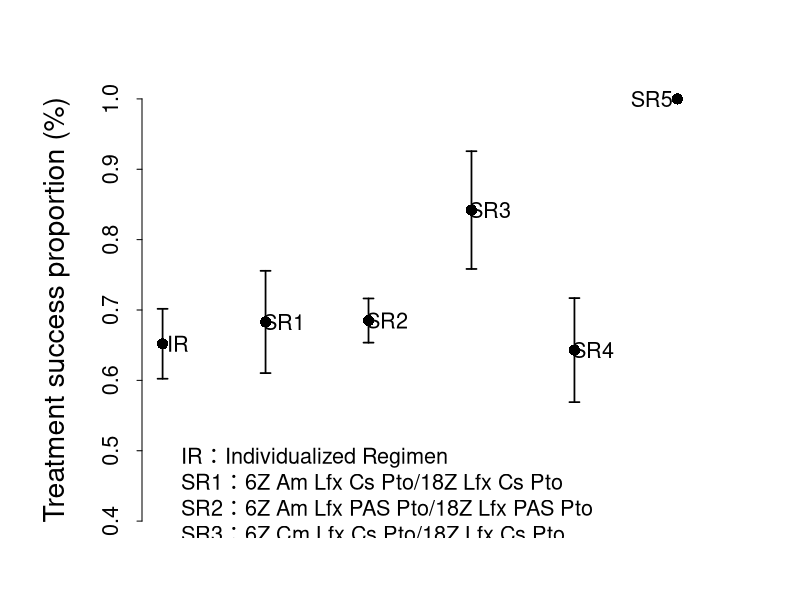

Here is the R script that generated this plot: (Note: this script raises an error after producing the figure.)

# percentage success -------------------------------------------------------
tiff(file="successful_regimen.tiff", width=11, height=10, units="in", compression="lzw", res=600)
par(tcl=-0.25,lwd=1.7, cex.axis=1.3)
par(pin=c(4,3),mar=c(3,7,4,5)+0.1,mgp=c(3.7,1,0))

se=c(0,0,0,0,0,0)
p=c(0.652,0.683,0.685,0.842,0.643,1.000)
n=c(92,41,219,19,42,2)
for (i in 1:6)
se[i]=sqrt(p[i]*(1-p[i])/n[i])
x=1:6
plot(x,p,
     ylim=c(0.4,1.0),pch=16,cex=1.5,xlab=NA,xaxt="n",bty="n",
     ylab="Treatment success proportion (%)",cex.lab=1.7)
text(1.15,0.652,"IR",cex=1.3)
text(2.18,0.683,"SR1",cex=1.3)
text(3.18,0.685,"SR2",cex=1.3)
text(4.18,0.842,"SR3",cex=1.3)
text(5.18,0.643,"SR4",cex=1.3)
text(5.75,1.000,"SR5",cex=1.3)
     # xaxt="n" # no x axis
     # bty="n"  # no 四周边框
regimenlable=c("IR", "SR1","SR2","SR3","SR4","SR5")
# 做标准差的线
arrows(x,p-se,x,p+se,length=0.05,angle=90,code=3)
legend(0.8,0.53,c("IR：Individualized Regimen", 
	"SR1：6Z Am Lfx Cs Pto/18Z Lfx Cs Pto",
    "SR2：6Z Am Lfx PAS Pto/18Z Lfx PAS Pto",
    "SR3：6Z Cm Lfx Cs Pto/18Z Lfx Cs Pto",
 	"SR4：6Z Cm Lfx PAS Pto/18Z Lfx Cs Pt",
	"SR5：12Cm Mfx PAS Cs Clr Amx/Clv /24Mfx PAS Cs Clr Amx/Clv"),
     bty="n",cex=1.3)
# axis(1,at=seq(1,6,1),label=regimenlable)  
dev.off()

# 总体生存曲线  KM-非参-------------------------------------------------------
# Days -----------------------------------------------------------------------
tiff(file="KM_total_days.tiff", width=11, height=10, units="in", compression="lzw", res=600)
par(tcl=-0.25,lwd=1.7, cex.axis=1.4)
par(pin=c(4,3),mar=c(6,6,3,3)+0.1,mgp=c(3.7,1,0))
mdr$SurvObj <- with(mdr, Surv(time, status==1))
fit=survfit(SurvObj~1,data=mdr)
plot(fit,lty=1,ylab="Cumulative survival function",conf.int = F,
     xlab="Survival Time (Days from MDR-TB treatment initiation to poor outcome)",
     mark.time=T,xlim=c(0, 1500), yaxs="r",lwd=1.7,cex.lab=1.6)
dev.off()
# Months -------------------------------------------------------------------
tiff(file="KM_total_months.tiff", width=11, height=10, units="in", compression="lzw", res=600)
par(tcl=-0.25,lwd=1.7, cex.axis=1.4)
par(pin=c(4,3),mar=c(6,6,3,3)+0.1,mgp=c(3.7,1,0))
mdr$SurvObj <- with(mdr, Surv(time, status==1))
fit=survfit(SurvObj~1,data=mdr)
plot(fit,lty=1,ylab="Cumulative survival function",conf.int = T,xscale=30.4375,
     xlab="Survival Time (Months from MDR-TB treatment initiation to poor outcome)",
     mark.time=T,xlim=c(0, 50), yaxs="r",lwd=1.7,cex.lab=1.6)
axis(side=1,at=seq(0,1500, 60.875),labels=F)
dev.off()

# regimenIS IR vs SR 生存曲线--------------------------------------------------
# 无差异 Days------------------------------------------------------------------
tiff(file="KM_regimenIS-days.tiff", width=11, height=10, units="in", compression="lzw", res=600)
par(tcl=-0.25,lwd=1.7, cex.axis=1.4)
par(pin=c(4,3),mar=c(6,6,3,3)+0.1,mgp=c(3.7,1,0))
mdr$SurvObj <- with(mdr, Surv(time, status==1))
fit=survfit(SurvObj~regimenIS,data=mdr)
plot(fit,col=c("blue3","firebrick3"),lty=1,ylab="Cumulative survival function",
     xlab="Survival Time (Days from MDR-TB treatment initiation to poor outcome)",
     mark.time=T,xlim=c(0, 1500), yaxs="r",lwd=1.7,cex.lab=1.6)
legend("topright",title="Regimen",c("Standardized","Individualized"),
       col=c("blue3","firebrick3"),lty=1,cex=1.5)
dev.off()
# Months --------------------------------------------------------------------
tiff(file="KM_regimenIS-months.tiff", width=11, height=10, units="in", compression="lzw", res=600)
par(tcl=-0.25,lwd=1.7, cex.axis=1.4)
par(pin=c(4,3),mar=c(6,6,3,3)+0.1,mgp=c(3.7,1,0))
mdr$SurvObj <- with(mdr, Surv(time, status==1))
fit=survfit(SurvObj~regimenIS,data=mdr)
plot(fit,col=c("blue3","firebrick3"),lty=1,ylab="Cumulative survival function",xscale=30.4375,
     xlab="Survival Time (Months from MDR-TB treatment initiation to poor outcome)",
     mark.time=T,xlim=c(0, 50), yaxs="r",lwd=1.7,cex.lab=1.6)
axis(side=1,at=seq(0,1500, 60.875),labels=F)
legend("topright",title="Regimen",c("Standardized","Individualized"),
       col=c("blue3","firebrick3"),lty=1,cex=1.5)
dev.off()

# 不同生存曲线间是否有差异，可通过survdiff进行比较----------------------------
survdiff(mdr$SurvObj~mdr$regimenIS) # p= 0.426
# fit
fit
# 生存时间比较
quantile(fit, probs=c(0.25, 0.5, 0.75), conf.int=FALSE)

# "MDR only","MDR_FL","MDR_SL","XDR" ----------------------------------------
# p= 0.00167 
tiff(file="KM_pattern4.tiff", width=11, height=10, units="in", compression="lzw", res=600)
par(tcl=-0.25,lwd=1.7, cex.axis=1.4)
par(pin=c(4,3),mar=c(6,6,3,3)+0.1,mgp=c(3.7,1,0))
# dataset p4
p4=subset(mdr,queshi=0)
levels(p4$pattern4)
p4$SurvObj <- with(p4, Surv(time, status==1))
fit=survfit(SurvObj~pattern4,data=p4)
plot(fit,col=c("blue3","firebrick3","darkgreen","black"),ylab="Cumulative survival function",xlab="Survival Time (Days from MDR-TB treatment initiation to death)",lwd=1.7,lty=1,mark.time=T,xlim=c(0, 1500),yaxs="r",cex.lab=1.6)
legend("topright",c("MDR only","MDR_FL","MDR_SL","XDR"),
       col=c("blue3","firebrick3","darkgreen","black"),lty=1,cex=1.5)
# 不同生存曲线间是否有差异，可通过survdiff进行比较
survdiff(p4$SurvObj~p4$pattern4) ##有差异
dev.off()

# "MDR_FL","MDR_SL","XDR" ---------------------------------------------------
# p= 0.000567
tiff(file="KM_pattern3_days.tiff", width=11, height=10, units="in", compression="lzw", res=600)
par(tcl=-0.25,lwd=1.7, cex.axis=1.3)
par(pin=c(4,3),mar=c(6,6,3,3)+0.1,mgp=c(3.7,1,0))
p3=mdr
p3=subset(mdr,queshi=0)
levels(p3$pattern3)
p3$SurvObj <- with(p3, Surv(time, status==1))
fit=survfit(SurvObj~pattern3,data=p3)
plot(fit,col=c("blue3","firebrick3","darkgreen","black"),lty=1,ylab="Cumulative survival function",xlab="Survival Days (Days from MDR-TB treatment initiation to death)",lwd=1.7,
     mark.time=T,xlim=c(0, 1500), yaxs="r",cex.lab=1.6)
legend("topright",c("MDR_FL","MDR_SL","XDR"),
       col=c("blue3","firebrick3","darkgreen","black"),lty=1,cex=1.5)
dev.off()
survdiff(p3$SurvObj~p3$pattern3) 
# Months ---------------------------------------------------------------------
tiff(file="KM_pattern3_months.tiff", width=11, height=10, units="in", compression="lzw", res=600)
par(tcl=-0.25,lwd=1.7, cex.axis=1.3)
par(pin=c(4,3),mar=c(6,6,3,3)+0.1,mgp=c(3.7,1,0))
p3=mdr
p3=subset(mdr,queshi=0)
# SurvObj <- Surv(timeday,outcomepoor)
p3$SurvObj <- with(p3, Surv(time, status==1))
fit=survfit(SurvObj~pattern3,data=p3)
plot(fit,col=c("blue3","firebrick3","darkgreen","black"),ylab="Cumulative survival function",xlab="Survival Months (Months from MDR-TB treatment initiation to death)",lwd=1.7,lty=1,mark.time=T,xlim=c(0, 1300), yaxs="r",cex.lab=1.6)
axis(side=1,at=seq(0,1500, 60.875),labels=F)
legend("topright",c("MDR_FL","MDR_SL","XDR"),
       col=c("blue3","firebrick3","darkgreen","black"),lty=1,cex=1.5)
survdiff(pattern3$SurvObj~pattern3$pattern3) ##略有差异
dev.off()

# "MDR_FL","MDR_SL" -----------------------------------------------------------
# p= 0.00323 
tiff(file="KM_pattern2.tiff", width=11, height=10, units="in", compression="lzw", res=600)
par(tcl=-0.25,lwd=1.7, cex.axis=1.3)
par(pin=c(4,3),mar=c(6,6,3,3)+0.1,mgp=c(3.7,1,0))
p2=mdr
p2=subset(mdr,queshi=0)
levels(p2$pattern2)
p2$SurvObj <- with(p2, Surv(time, status==1))
fit=survfit(SurvObj~pattern2,data=p2)
plot(fit,col=c("blue3","firebrick3"),lty=1,ylab="Cumulative survival function",xlab="Survival Days (Days from MDR-TB treatment initiation to death)",lwd=1.7,mark.time=T,xlim=c(0, 1500), yaxs="r",cex.lab=1.6)
legend("topright",c("MDR_FL","MDR_SL"),
       col=c("blue3","firebrick3"),lty=1,cex=1.5)
dev.off()
survdiff(p2$SurvObj~p2$pattern2) 

# LINES------------------------------------------------------------------------
# specify the data
library(gmodels)
CrossTable(mdr$year,mdr$outcome4,digits=3,prop.c=FALSE,prop.r=TRUE,prop.t=FALSE,prop.chisq=FALSE,chisq = T,fisher=T,format="SPSS")
# specify the data 
x <- c(2009,2010,2011,2012,2013)
Failure<-c(0.16667,0.21849,0.23007,0.14679,0.14286)#darkgoldenrod3
Death<-c(0.09524,0.06723,0.06838,0.06422,0.10714)#firebrick3
Success=c(0.73810,0.67227,0.62393,0.71560,0.75000)#blue3
# default=c(0, 0.04202, 0.07692, 0.07339, 0)
# plot--------------------------------------
tiff(file="outcome_year.tiff", width=12, height=10, units="in", compression="lzw", res=600)
par(tcl=-0.25,lwd=1.7, cex.axis=1.4)
par(pin=c(4,3),mar=c(5,6,4,3)+0.1,mgp=c(3.7,1,0))
# par(pin=c(4,3),mar=c(7,7,4,4)+1,mgp=c(4,1.7,0),lwd=2)
# mgp参数共有三个值，第一个控制图跟轴标题之间的行数，
# 第二个控制图跟轴标签的行数，
# 第三个值控制图跟轴线之间的行数
plot(x, Failure,type="b", pch=15, col="black", lty=1, lwd=2,
     ylab="Proportion of cases (%)",
     xlab="",
     xaxt="n",# no x axis
     yaxt="n", # no y axis
     bty="n", # no 四周边框
 	 xlim=c(2009,2013), ylim=c(0,0.9),
 	 xaxs="r", #Set x axis style as internal
     yaxs="r", #Set y axis style as internal 
     cex.lab=2)

lines(x, Death,type="b", pch=16, col="firebrick3",lty=5,lwd=3)
lines(x, Success,type="b", pch=17, col="blue3",lty=4, lwd=3)
points(x, Failure, pch=15, cex=1.8, col="black")
points(x, Death, pch=16, col="firebrick3", cex=1.8)
points(x, Success,pch=17, col="blue3", cex=1.8)
legend("topright", horiz = TRUE,legend=c("Success","Failure","Death"), 
	   pch=c(17,15,16),lty=c(4,1,5), bty = "n", cex=1.7, merge = T,
       col = c("blue3","black","firebrick3"))
       # title="Treatment outcome"
axis(side=1, at=c(2009,2010,2011,2012,2013),las=0,cex.lab=2.5,cex.axis=1.5,
	tcl=-.3,pos=0,col="black",lwd=1.5)
axis(side=2, at=seq(0,0.9,0.1),las=2, cex.lab=2.5,col="black",
	cex.axis=1.5,tcl=-.3,pos=2009,lwd=1.5)
dev.off()

# COX MODEL ----------------------------------------------------------------- 

coxmodel <- coxph(SurvObj~agecat+sex+tbregister+pattern4+cavity+household+
                      hemosputum+history+treatmentmode+regimenIS+
                      adverse+strata(city)+timediff_smear_treat,data=mdr)
summary(coxmodel)
############################################################################################
## COX MODEL 假定 检验 ######################################################################

# # 比例风险假定
# mdr$SurvObj <- with(mdr, Surv(time, status==1))
# plot(survfit(SurvObj~regimenIS,data=mdr),fun="cloglog",conf.int=F,col=c("red3","blue3"))
# # 两条曲线相交不止一次，从图形很难判断是否违反比例风险假定。
# # 可采取如下检验
# czph <- cox.zph(coxph(SurvObj~agecat+sex+tbregister+cavity+household+pattern4+month2+
#                       hemosputum+history+treatmentmode+regimenIS+adverse+strata(city)+
#                       timediff_smear_treat,data=mdr))
# czph 
# plot(czph) # 得到COX调整后生存曲线的 beta图形

##############################################################################################
# 对数线性假设(Linearity of log hazard)
# 对自变量是连续性变量，需检测其线性的假设

# Cumulative survival function
surv_coxmodel<-survfit(coxmodel)
#plot Cumulative survival function
# plot(surv)
# summary
summary(coxmodel)

# stepAIC(coxmodel)

# ######## plot   #####################################################################
# tiff(file="KM_cox.tiff", width=11, height=10, units="in", compression="lzw", res=600)
# par(tcl=-0.25,lwd=1.7, cex.axis=1.3)
# par(pin=c(4,3),mar=c(6,6,3,3)+0.1,mgp=c(3.7,1,0))

# # xaxs="i", yaxs="i",则坐标轴从0开始
# plot(surv_coxmodel,lwd=1.7, ylim=c(0, 1), xlim=c(0, 1300), xaxs="r", yaxs="r",lty=1,
#      xlab="Survival Days (Days from MDR-TB treatment initiation to death)",
#      col = c("blue3","firebrick3"),
#      ylab="Survival Distribution Function",
#      conf.int = F,
#      mark.time = T,cex.lab=1.5)#lty=1:2

# legend(1250, 0.93, 
#        legend=c("Standard", "Individualized"), lty=1, 
#        cex=1.5,horiz = F,merge = F,
#        col = c("blue3","firebrick3"),bty = "n",
#        ) # bty = "n",lty=1:2
# text(1570,0.95,"Treatment Regime",cex = 1.5)

# dev.off()



######################################################################################
##### COX MODEL STRATA ###############################################################
######################################################################################
coxmodel_strata <- coxph(SurvObj~agecat+sex+tbregister+cavity+household+pattern4+month2+
                      hemosputum+history+treatmentmode+adverse+regimenIS+strata(city)+
                      timediff_smear_treat,data=mdr)

# Cumulative survival function
surv_coxmodel_strata<-survfit(coxmodel_strata)

#plot Cumulative survival function
# plot(surv)
# summary
summary(coxmodel_strata)

# stepAIC(coxmodel_strata)

# ######## plot   ####################################################################
# tiff(file="KM_cox_strata.tiff", width=11, height=10, units="in", compression="lzw", res=600)
# par(tcl=-0.25,lwd=1.7, cex.axis=1.3)
# par(pin=c(4,3),mar=c(6,6,3,3)+0.1,mgp=c(3.7,1,0))

# # xaxs="i", yaxs="i",则坐标轴从0开始
# plot(surv_coxmodel_strata,lwd=1.7, ylim=c(0, 1), xlim=c(0, 1300), xaxs="r", yaxs="r",lty=1,
#      xlab="Survival Days (Days from MDR-TB treatment initiation to death)",
#      col = c("blue3","firebrick3"),
#      ylab="Survival Distribution Function",
#      conf.int = F,
#      mark.time = T,cex.lab=1.5)#lty=1:2

# legend(1250, 0.93, 
#        legend=c("Standard", "Individualized"), lty=1, 
#        cex=1.5,horiz = F,merge = F,
#        col = c("blue3","firebrick3"),bty = "n",
#        ) # bty = "n",lty=1:2
# text(1570,0.95,"Treatment Regime",cex = 1.5)

# dev.off()




 
 # 错误
 # levels(mdr$pattern4)
 # levels(mdr$pattern4)<-c("MDR only","MDR+1st","MDR+Ofx/Km","XDR","unknown")

#  library(gmodels)
# mytable <- table(mdr$regimen,mdr$outcome_s_d_f_f,mdr$pattern4) 
#  ftable(mytable)


CrossTable(mdr$timecat,mdr$outcome_s_d_f_f,prop.t=F,prop.c = F,prop.chisq=F, chisq = T, fisher=T)

CrossTable(mdr$history,mdr$outcome_s_d_f_f,prop.t=F,prop.c = F,prop.chisq=F, chisq = T, fisher=T)

library(gmodels)
CrossTable(mdr$pattern22,mdr$history,prop.t=F,prop.c = F,prop.chisq=F, chisq = T, fisher=T)

mytable <- table(mdr$pattern22,mdr$outcome_s_d_f_f,mdr$history) 
ftable(mytable)
